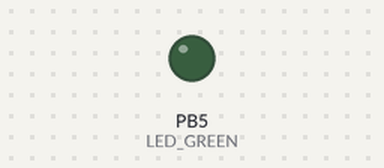
Simulated run of this program. Board: ATmega328P, built with avr-gcc and emulated at 16 MHz. Shown: output pins drawn as LEDs (lit = HIGH).

Above: at 0.6 s.
At 4.6 s:
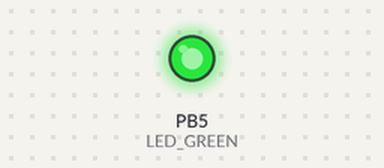
Timing chart, 0 to 5.8 s (numbered marks = the images above):
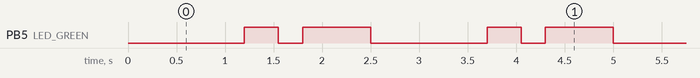

Measured:
- by itself, PB5 (LED_GREEN): repeats every 2.5 s: LOW 0.25 s, HIGH 0.70 s, LOW 1.2 s, HIGH 0.35 s
- by itself, everything shown: repeats every 2.5 s, in 4 steps

The program:

led_morse_A.c
```c
#define LED_GREEN   PB5 // AVR pin where green LED is connected
#define DELAY_INTER_LETTER 1200 // Delay between each word
#define DELAY_INTER_SYMBOL 250  // Delay between each symbol (dots and commas)
#define SHORT_DELAY 350  // Delay of the "dot"
#define LONG_DELAY 700  // Delay of the "comma"
#ifndef F_CPU           // Preprocessor directive allows for conditional
                        // compilation. The #ifndef means "if not defined".
# define F_CPU 16000000 // CPU frequency in Hz required for delay
#endif

#include <util/delay.h> // Functions for busy-wait delay loops
#include <avr/io.h>     // AVR device-specific IO definitions

int main(void)
{
    // Set pin as output in Data Direction Register
    // DDRB = DDRB or 0010 0000
    DDRB = DDRB | (1<<LED_GREEN);

    // Set pin LOW in Data Register (LED off)
    // PORTB = PORTB and 1101 1111
    PORTB = PORTB & ~(1<<LED_GREEN);

    // Infinite loop
    while (1)
    {
        // Pause several milliseconds
        _delay_ms(DELAY_INTER_LETTER);  // Time in between

        // Invert LED in Data Register
        // PORTB = PORTB xor 0010 0000
        PORTB = PORTB ^ (1<<LED_GREEN);  // LED on
        _delay_ms(SHORT_DELAY);          // Time of "dot"

        PORTB = PORTB & ~(1<<LED_GREEN); // LED off
        _delay_ms(DELAY_INTER_SYMBOL);   // Time inter-symbol

        PORTB = PORTB ^ (1<<LED_GREEN);  // LED on
        _delay_ms(LONG_DELAY);           // Time of "comma"

        PORTB = PORTB & ~(1<<LED_GREEN); // LED off, the loop restarts
    }

    // Will never reach this
    return 0;
}
```
